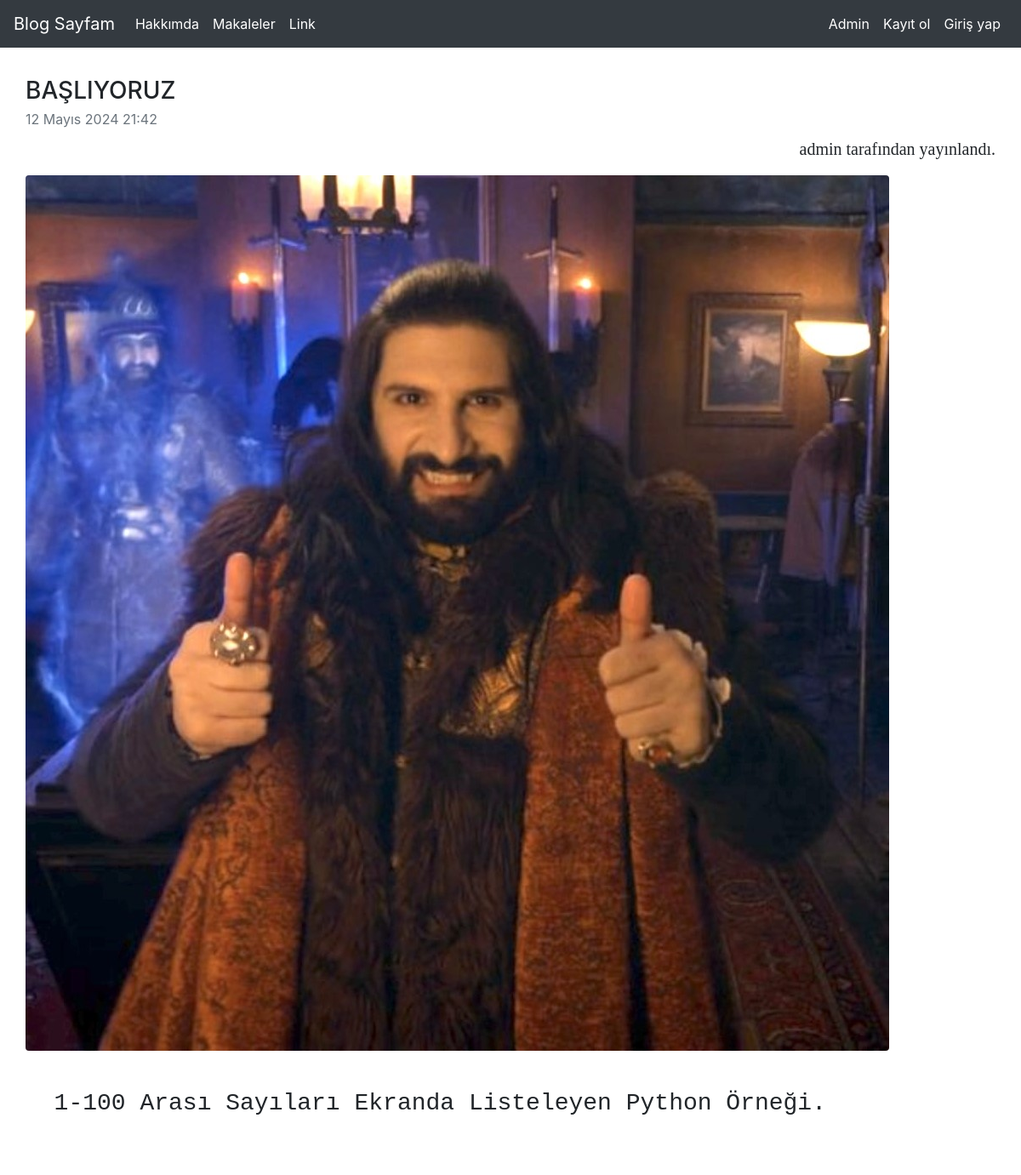
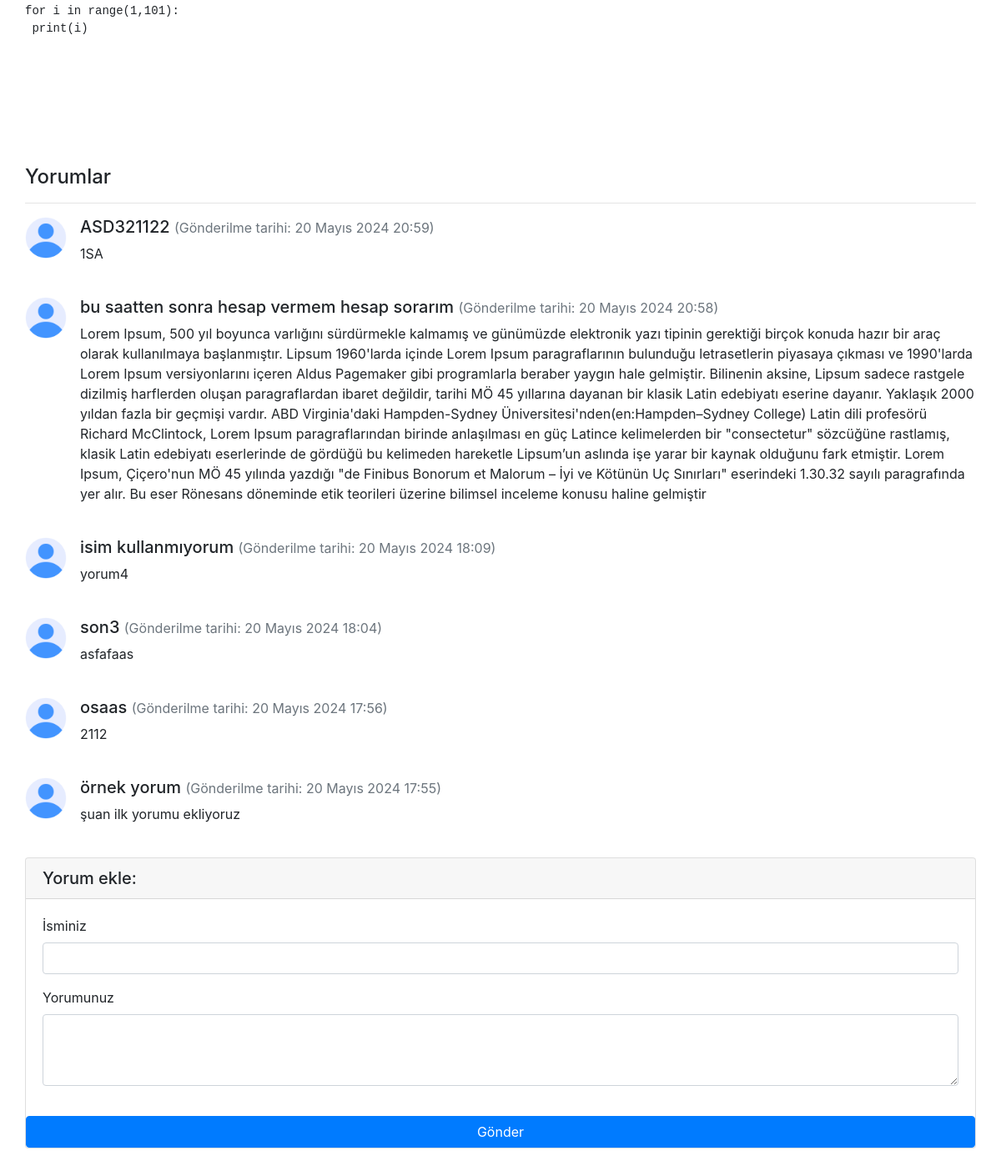
The page /articles/article/19/ on the database its author committed (2 pictures, top to bottom).
### article/models.py (models this page shows, shortened)
class Article(models.Model):
    author = models.ForeignKey("auth.User",on_delete = models.CASCADE,verbose_name="Yazar")#bu alanımız user tablosunu işaret ediyor diyoruz
    title = models.CharField(max_length = 50,verbose_name="Başlık")
    content = RichTextField(verbose_name="İçerik")
    created_date =  models.DateTimeField(auto_now_add=True,verbose_name="Oluşturulma Tarihi")
    article_image = models.FileField(blank=True,null=True,verbose_name="Medya Kısmı")
    class Meta:
        ordering = ['-created_date']
    """
    ------->>  models.py dosyasındayız

---------------------------------------------------------------------------
    1 - yeni sınıf oluşturduk ve otomatik import idilen models içerisinden miras aldık
    2 - author oluşturduk o kısmı gpt ile araştır biraz karışık
    3- title,content,created_date oluşturduk

    !!! yukarıda oluşturduğumuz modeli kaydetmemiz gerekiyor o yüzden admin.py dosyasına gidiyoruz
---------------------------------------------------------------------------

    ------->> admin.py dosyasındayız

    1- oluşturduğumuz models klasöründen oluşturduğumuz sınıfı import ediyoruz (nesne tabanlı programlama hatırlarsın)
        .models = yani bulunduğumuz klasörden models isimli dosyayı al ve onun içinden sadece Article sınıfını import et
    2- admin panelinde göstermek için kayıt(register) etmemiz gerekiyor
        admin.site.register(model adı)

    !!! bu kısım bitti ama biz app oluşturup bunu django'ya söylemedik şimdide settings.py dosyasında onu belirtiyoruz
---------------------------------------------------------------------------


    ------->> settings.py

    1- oluşturduğumuz article app'ini installed_apps listesine ekliyoruz
        'article', yapmamız yeterli


    !!! oluşturduğumuz article app'inin içindeki modelleri veritabanında oluşturmadık şimdi onları yapıyoruz

---------------------------------------------------------------------------
*** her yeni model oluşturduğumuzda makemigrations yapmamız gerekiyor
    ------->> terminale gidiyoruz

    1- python manege.py makemigrations'u yapıp oluşturduğumuz programdaki migrationsa getirtiyoruz (kod sayesinde)

    bu işlemi yaptıktan sonra otomatik olarak oluşan 0001_inital.py dosyasına gidiyoruz

    2- python manage.py migrate yapıyoruz

    bu neden yaptık çünkü makemigrations ile oluşturduğumuz migrations dosyasını(0001_initial.py) migrate etmiş olduk
    (yani veritabanımızda oluşturduğumuz tabloyu kaydettik bu sayede gidip kontol edebilirsin ve admin sayfasından girdiğinde article sayfasında bu tabloyu görebileceksin)
    yani admin panelindeki article içindeki article_article'yi oluşturduk,migrate ettik



    ------->> 0001_initial.py gidiyoruz

    1-biz tablomuzu oluştururken id ve primary key belirtmediğimiz için migrations yaptığımızda django bunu algılayıp otomatik olarak tabloya ekler (ai yani otomatik arttırımlı)

---------------------------------------------------------------------------
    ------->> sitenin admin sayfasından article ekle kısmına gidiyoruz

    1- author yani article yazan kişi admin kullanıcıları arasından seçiyoruz
    2- created_date neden yok çünkü onu auto_now_add=True yaptığımız için biz vermiyoruz otomatik alıyor
    3- oluşturduğumuz article'nin yazarı silinirse article de silinir çünkü tabloyu oluştururken author'a on_delete = models.CASCADE verdik

    """

class Comment(models.Model):
    article = models.ForeignKey(Article, on_delete=models.CASCADE, verbose_name="Yorumun Gönderildiği Makale", related_name="comments")
    comment_author= models.CharField(max_length=50,verbose_name="Yazar")
    comment_content = models.CharField(max_length=200, verbose_name="Yorum")
    comment_date = models.DateTimeField(auto_now_add=True)#şuanki zamana göre otomatik eklenecek
    class Meta:
        ordering = ['-comment_date']

### article/views.py (the view)
# urls.py: path('article/<int:id>/',views.detail,name= 'detail'),
def detail(request,id):
    article = get_object_or_404(Article,id = id)
    comments = article.comments.all()#article'ın ilişkili olduğu(yani related_name="comments" yapmıştık) commentslerin hepsini al
    context = {
        "article": article,
        "comments": comments
    }
    return render(request,"detail.html",context)

### templates/detail.html (shortened to what this page needs)
{% extends 'layout.html' %}
{% block body %}
<div class="row">
                <div class="col-lg-13">
                    <article>
                        <header class="mb-4">
                            <h3 class="fw-bolder mb-1">{{article.title}}</h3>
                            <div class="text-muted fst-italic mb-2">{{article.created_date}}</div>
                            <p class="lead" style="float: right; font-family:cursive;">
                                 {{article.author.username}} tarafından yayınlandı.
                            </p>
                        </header>
                        {% if article.article_image %}
                        <figure class="mb-4"><img class="img-fluid rounded" src="{{article.article_image.url}}" alt="..." /></figure>
                        {% endif %}
                        <section class="mb-5">
                            <p class="fs-5 mb-4">{{article.content | safe}}</p>
                        </section>
                    </article>
                    <h4>Yorumlar</h4>
                    <hr>
                    {% if comments %}
                    {% for comment in comments  %}
                    <div class="media mb-4">
                        <div class="flex-shrink-0">
                            <img class="d-flex mr-3 rounded-circle" src="/media/usericon.png" alt="..." style="height: 50px; width: 50px;"/>
                        </div>
                        <div class="ms-3">
                          <h5>
                            {{comment.comment_author}}  <small class="text-muted">(Gönderilme tarihi: {{comment.comment_date}})</small>
                        </h5>
                            <p> {{comment.comment_content}} </p>
                        </div>
                </div>
                    {% endfor %}
                    {% else %}
                        <div class="alert alert-warning"> Bu makaleye henüz yorum yapılmadı.</div>
                    {% endif %}
                    <div class="card my-4">
                    <h5 class="card-header">Yorum ekle:</h5>
                     <div class="card-body">
                     <form method="POST" action="{% url 'article:comment' article.id %}">
                        <div class="form-group">
                            <label for="formGroupExampleInput">İsminiz</label>
                            <input name="comment_author" type="text" class="form-control" id="formGroupExampleInput">
                          </div>
                        <div class="form-group">
                            <label for="formGroupExampleInput">Yorumunuz</label>
                            <textarea name="comment_content" class="form-control" rows="3" ></textarea>
                        </div>
                    </div>
                        <button type="submit" class="btn btn-primary">Gönder</button>
                    </div>
                </div>
</div>
{% endblock body %}

### templates/layout.html (shortened to what this page needs)
<!DOCTYPE html>
{% load static %}
<html lang="en">
<head>
    <link rel="stylesheet" href="{% static 'css/bootstrap.min.css' %}">
</head>
<body>
    {% include "includes/navbar.html" %}
<div class="container" style="margin-top: 90px; margin-bottom: 90px;">
        {% block body %}
        {% endblock body %}
    </div>
</body>
</html>

### templates/includes/navbar.html (shortened to what this page needs)
<nav class="navbar navbar-expand-md navbar-dark fixed-top bg-dark">
    <a class="navbar-brand" href="{% url 'index' %}">Blog Sayfam</a>
    <div class="collapse navbar-collapse" id="navbarCollapse">
      <ul class="navbar-nav mr-auto">
        <li class="nav-item active">
          <a class="nav-link" href="{% url 'about' %}">Hakkımda</a>
        <li class="nav-item active">
          <a class="nav-link" href="{% url 'article:articles' %}">Makaleler</a>
        </li>
        <li class="nav-item active">
          <a class="nav-link" href="/articles/create/">Link</a>
        </li>
      </ul>
      <ul class="navbar-nav ml-auto">
      <li class="nav-item active">
          <a class="nav-link" href="/admin">Admin</a>
          </li>
        {% if request.user.is_authenticated %}
            <li class="nav-item active">
            <a class="nav-link" href="{% url 'article:dashboard' %}">Kontrol Paneli</a>
            </li>
            <li class="nav-item active">
            <a class="nav-link" href="{% url 'user:logoutUser' %}">Çıkış yap ({{request.user.username}})</a>
            </li>
        {% else %}
            <li class="nav-item active">
            <a class="nav-link" href="{% url 'user:register' %}">Kayıt ol</a>
            </li>
            <li class="nav-item active">
            <a class="nav-link" href="{% url 'user:loginUser' %}">Giriş yap</a>
            </li>
        {% endif %}
      </ul>
    </div>
  </nav>

### rows shown on the page
Article: title "BAŞLIYORUZ", created_date "12 Mayıs 2024 21:42", author.username "admin", article_image (picture), content "1-100 Arası Sayıları Ekranda Listeleyen Python Örneği. for i in range(1,101): print(i)"
Comment: comment_author "ASD321122", comment_date "20 Mayıs 2024 20:59", comment_content "1SA"
Comment: comment_author "bu saatten sonra hesap vermem hesap sorarım", comment_date "20 Mayıs 2024 20:58", comment_content "Lorem Ipsum, 500 yıl boyunca varlığını sürdürmekle kalmamış ve günümüzde elektronik yazı tipinin gerektiği birçok konuda hazır bir araç olarak kullanılmaya başlanmıştır. Lipsum 1960'larda içinde Lorem Ipsum paragraflarının bulunduğu letrasetlerin piyasaya çıkması ve 1990'larda Lorem Ipsum versiyonlarını içeren Aldus Pagemaker gibi programlarla beraber yaygın hale gelmiştir. Bilinenin aksine, Lipsum sadece rastgele dizilmiş harflerden oluşan paragraflardan ibaret değildir, tarihi MÖ 45 yıllarına dayanan bir klasik Latin edebiyatı eserine dayanır. Yaklaşık 2000 yıldan fazla bir geçmişi vardır. ABD Virginia'daki Hampden-Sydney Üniversitesi'nden(en:Hampden–Sydney College) Latin dili profesörü…"
Comment: comment_author "isim kullanmıyorum", comment_date "20 Mayıs 2024 18:09", comment_content "yorum4"
Comment: comment_author "son3", comment_date "20 Mayıs 2024 18:04", comment_content "asfafaas"
Comment: comment_author "osaas", comment_date "20 Mayıs 2024 17:56", comment_content "2112"
Comment: comment_author "örnek yorum", comment_date "20 Mayıs 2024 17:55", comment_content "şuan ilk yorumu ekliyoruz"
